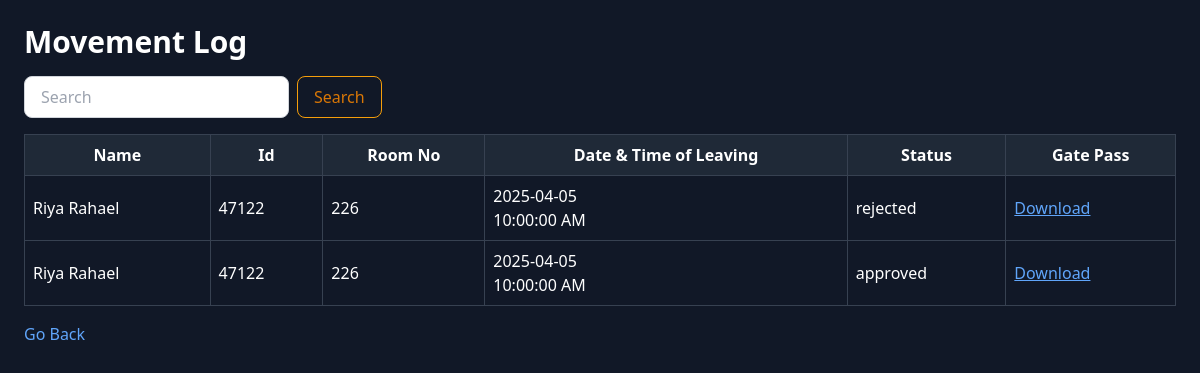
/movementlog (signed in), run on the app's committed database.
### models/models.py (models this page shows)
class GatePassRequest(db.Model):
    __tablename__ = "gatepass_requests"
    id = db.Column(db.Integer, primary_key=True)
    student_id = db.Column(db.Integer, db.ForeignKey("students.admno"), nullable=False)
    parent_id = db.Column(db.Integer, db.ForeignKey("parents.id"), nullable=False)
    request_date = db.Column(db.Date, nullable=False)
    request_time = db.Column(db.String(10), nullable=False)
    pass_type = db.Column(db.String(50), nullable=False)
    reason = db.Column(db.String(255), nullable=False)
    place = db.Column(db.String(100), nullable=False)
    going_date = db.Column(db.Date, nullable=False)
    going_time = db.Column(db.String(10), nullable=False)
    return_date = db.Column(db.Date, nullable=False)
    status = db.Column(db.String(30), default="pending")

class Student(db.Model):
    __tablename__ = "students"
    id = db.Column(db.Integer, primary_key=True)
    full_name = db.Column(db.String(100), nullable=False)
    admno = db.Column(db.String(50), unique=True, nullable=False)
    study_year = db.Column(db.String(10), nullable=False)
    department = db.Column(db.String(50), nullable=False)
    address = db.Column(db.String(200), nullable=False)
    hostel_name = db.Column(db.String(50), nullable=False)
    hostel_room = db.Column(db.String(10), nullable=False)
    email = db.Column(db.String(100), unique=True, nullable=False)
    phone_number = db.Column(db.String(20), nullable=False)
    password = db.Column(db.String(200), nullable=False)
    role = db.Column(db.String(20), default="student")
    parent_id=db.Column(db.Integer,db.ForeignKey("parents.id"),nullable=True)

### controllers/controllers.py (the view)
@app.route("/movementlog")
def movelog():
    role=session.get('role')
    if role == 'warden':
        hname=Warden.query.filter_by(id=session['id']).first().hos_name_war
        sdetails=(
            db.session.query(Student.full_name,Student.admno,Student.hostel_room,GatePassRequest.going_date,GatePassRequest.going_time,GatePassRequest.status,GatePassRequest.id)
            .join(Student, Student.admno == GatePassRequest.student_id)
            .filter(Student.hostel_name == hname)
            .filter(GatePassRequest.pass_type == 'movement')
            .all()
        )
    return render_template("Movementlog.html",students=sdetails)

### templates/Movementlog.html (shortened to what this page needs)
<!DOCTYPE html>
<html lang="en">
<head>
    <script src="https://cdn.tailwindcss.com"></script>
</head>
<body class="bg-gray-900 text-white p-6">
    <h1 class="text-3xl font-bold mb-4">Movement Log</h1>
    <div class="flex justify-between items-center mb-4">
        <form class="flex items-center space-x-2" role="search" action="/movementlog/searchslog" method="GET">
            <input class="border border-gray-300 rounded-lg px-4 py-2 text-gray-900 bg-white
                   focus:outline-none focus:ring-2 focus:ring-amber-500"
                   type="search" name="query" placeholder="Search" aria-label="Search">
            <button class="border border-amber-500 text-amber-600 px-4 py-2 rounded-lg
                           hover:bg-amber-500 hover:text-white transition">
                Search
            </button>
        </form>
    </div>
    <div class="overflow-x-auto">
        <table class="table-auto w-full border-collapse border border-gray-700">
            <thead>
                <tr class="bg-gray-800">
                    <th class="border border-gray-700 p-2">Name</th>
                    <th class="border border-gray-700 p-2">Id</th>
                    <th class="border border-gray-700 p-2">Room No</th>
                    <th class="border border-gray-700 p-2">Date & Time of Leaving</th>
                    <th class="border border-gray-700 p-2">Status</th>
                    <th class="border border-gray-700 p-2">Gate Pass</th>
                </tr>
            </thead>
            <tbody id="homeTable">
                {%if students%}
                {% for full_name, admno, hostel_room, going_date, going_time, status, id in students %}
                <tr class="border border-gray-700">
                    <td class="border border-gray-700 p-2">{{ full_name }}</td>
                    <td class="border border-gray-700 p-2">{{ admno }}</td>
                    <td class="border border-gray-700 p-2">{{ hostel_room }}</td>
                    <td class="border border-gray-700 p-2">{{ going_date }} <br>{{ going_time }}</td>
                    {%if status =='parent_approved'%}
                    <td class="border border-gray-700 p-2"><a href="/wardensanction/{{ id }}" class="text-blue-400 hover:text-blue-300 underline">Sanction?</a></td>
                    {%else%}
                    <td class="border border-gray-700 p-2">{{ status }}</td>
                    {%endif%}
                    <td class="border border-gray-700 p-2"><a href="/dwnloadgp/{{ id }}" class="text-blue-400 hover:text-blue-300 underline">Download</a></td>
                </tr>
            {% endfor %}
            {%endif%}
            </tbody>
        </table>
    </div>
    <a href="/wportal" class="text-blue-400 hover:underline mt-4 inline-block">Go Back</a>
</body>
</html>

### data on the page
GatePassRequest: full_name "Riya Rahael", admno "47122", hostel_room "226", going_date "2025-04-05", going_time "10:00:00 AM", status "rejected"
GatePassRequest: full_name "Riya Rahael", admno "47122", hostel_room "226", going_date "2025-04-05", going_time "10:00:00 AM", status "approved"
